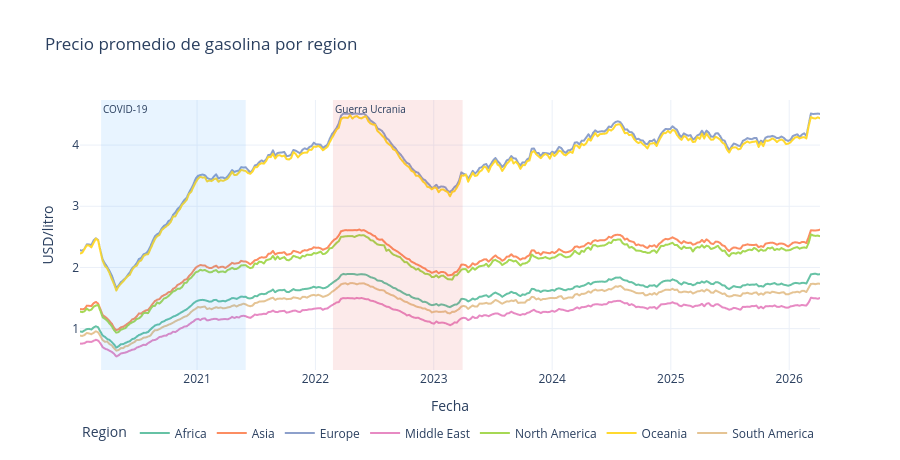

The notebook cell this image was saved under:
### Markdown cell above
### 4.5 Evolución de precios por región

### Code cell
regional = df.groupby(['date','region'], observed=True)['petrol_usd_liter'].mean().reset_index()

fig = px.line(regional, x='date', y='petrol_usd_liter', color='region',
              template=TEMPLATE, color_discrete_sequence=COLOR_SEQ,
              title='Precio promedio de gasolina por region',
              labels={'petrol_usd_liter':'USD/litro','date':'Fecha','region':'Region'})
add_crisis_bands(fig)
fig.update_layout(height=460, legend=dict(orientation='h', y=-0.18))
fig.show()

### Figure 1 — Plotly figure (JSON) as saved in the notebook; plotly's stock layout.template omitted (floating-point values rounded to 4 significant figures; data arrays with more than 128 entries replaced by an {"elided": "..."} marker saying what was removed)
{"data": [{"hovertemplate": "Region=Africa<br>Fecha=%{x}<br>USD/litro=%{y}<extra></extra>", "legendgroup": "Africa", "line": {"color": "rgb(102,194,165)", "dash": "solid"}, "marker": {"symbol": "circle"}, "mode": "lines", "name": "Africa", "showlegend": true, "type": "scattergl", "x": {"elided": "327 str values"}, "xaxis": "x", "y": {"elided": "327 float values"}, "yaxis": "y"}, {"hovertemplate": "Region=Asia<br>Fecha=%{x}<br>USD/litro=%{y}<extra></extra>", "legendgroup": "Asia", "line": {"color": "rgb(252,141,98)", "dash": "solid"}, "marker": {"symbol": "circle"}, "mode": "lines", "name": "Asia", "showlegend": true, "type": "scattergl", "x": {"elided": "327 str values"}, "xaxis": "x", "y": {"elided": "327 float values"}, "yaxis": "y"}, {"hovertemplate": "Region=Europe<br>Fecha=%{x}<br>USD/litro=%{y}<extra></extra>", "legendgroup": "Europe", "line": {"color": "rgb(141,160,203)", "dash": "solid"}, "marker": {"symbol": "circle"}, "mode": "lines", "name": "Europe", "showlegend": true, "type": "scattergl", "x": {"elided": "327 str values"}, "xaxis": "x", "y": {"elided": "327 float values"}, "yaxis": "y"}, {"hovertemplate": "Region=Middle East<br>Fecha=%{x}<br>USD/litro=%{y}<extra></extra>", "legendgroup": "Middle East", "line": {"color": "rgb(231,138,195)", "dash": "solid"}, "marker": {"symbol": "circle"}, "mode": "lines", "name": "Middle East", "showlegend": true, "type": "scattergl", "x": {"elided": "327 str values"}, "xaxis": "x", "y": {"elided": "327 float values"}, "yaxis": "y"}, {"hovertemplate": "Region=North America<br>Fecha=%{x}<br>USD/litro=%{y}<extra></extra>", "legendgroup": "North America", "line": {"color": "rgb(166,216,84)", "dash": "solid"}, "marker": {"symbol": "circle"}, "mode": "lines", "name": "North America", "showlegend": true, "type": "scattergl", "x": {"elided": "327 str values"}, "xaxis": "x", "y": {"elided": "327 float values"}, "yaxis": "y"}, {"hovertemplate": "Region=Oceania<br>Fecha=%{x}<br>USD/litro=%{y}<extra></extra>", "legendgroup": "Oceania", "line": {"color": "rgb(255,217,47)", "dash": "solid"}, "marker": {"symbol": "circle"}, "mode": "lines", "name": "Oceania", "showlegend": true, "type": "scattergl", "x": {"elided": "327 str values"}, "xaxis": "x", "y": {"elided": "327 float values"}, "yaxis": "y"}, {"hovertemplate": "Region=South America<br>Fecha=%{x}<br>USD/litro=%{y}<extra></extra>", "legendgroup": "South America", "line": {"color": "rgb(229,196,148)", "dash": "solid"}, "marker": {"symbol": "circle"}, "mode": "lines", "name": "South America", "showlegend": true, "type": "scattergl", "x": {"elided": "327 str values"}, "xaxis": "x", "y": {"elided": "327 float values"}, "yaxis": "y"}], "layout": {"annotations": [{"font": {"size": 10}, "showarrow": false, "text": "COVID-19", "x": "2020-03-11T00:00:00", "xanchor": "left", "xref": "x", "y": 1, "yanchor": "top", "yref": "y domain"}, {"font": {"size": 10}, "showarrow": false, "text": "Guerra Ucrania", "x": "2022-02-24T00:00:00", "xanchor": "left", "xref": "x", "y": 1, "yanchor": "top", "yref": "y domain"}], "height": 460, "legend": {"orientation": "h", "title": {"text": "Region"}, "tracegroupgap": 0, "y": -0.18}, "shapes": [{"fillcolor": "rgba(30,144,255,0.10)", "line": {"width": 0}, "type": "rect", "x0": "2020-03-11T00:00:00", "x1": "2021-05-31T00:00:00", "xref": "x", "y0": 0, "y1": 1, "yref": "y domain"}, {"fillcolor": "rgba(220,50,50,0.10)", "line": {"width": 0}, "type": "rect", "x0": "2022-02-24T00:00:00", "x1": "2023-03-31T00:00:00", "xref": "x", "y0": 0, "y1": 1, "yref": "y domain"}], "title": {"text": "Precio promedio de gasolina por region"}, "xaxis": {"anchor": "y", "domain": [0, 1], "title": {"text": "Fecha"}}, "yaxis": {"anchor": "x", "domain": [0, 1], "title": {"text": "USD/litro"}}}}
